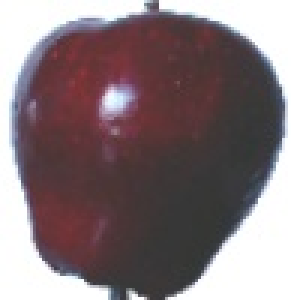
#> input picture 0_100.jpg, 100 x 100 px, found by its file name (shown 3 times larger)
$ jupyter execute KNN_fruit_data.ipynb
#> lines starting #> are read from the running program, lines starting #| are printed output that depends on the picture
<a href="https://colab.research.google.com/github/LBMH-lang/Nh-m_11_KNN/blob/main/KNN_fruit_data.ipynb" target="_parent"></a>

Import Thư viện và Dataset

[cell 1]
import numpy as np
import pandas as pd
import matplotlib.pyplot as plt
import seaborn as sns
import cv2
import os
from random import shuffle
from tqdm import tqdm
from PIL import Image
from sklearn.model_selection import train_test_split
from sklearn.neighbors import KNeighborsClassifier
from sklearn.metrics import accuracy_score

[cell 2]
from google.colab import drive
drive.mount("/content/drive")

[cell 3]
IMG = cv2.imread("/content/drive/MyDrive/fruit_data/image/Apple/0_100.jpg")
#> IMG is the input picture: shape (100, 100, 3); mean B, G, R 125.1, 121.6, 136.3
#chuyển đổi không gian màu của ảnh từ BGR (Blue-Green-Red) sang RGB (Red-Green-Blue)
rgb_image = cv2.cvtColor(IMG, cv2.COLOR_BGR2RGB)

[cell 4]
plt.imshow(rgb_image)
plt.axis('off')
plt.show()

[cell 5]
rop = cv2.resize(rgb_image,(100,100))
plt.imshow(rop)
plt.axis('off')
plt.show()

[cell 6]
image_size = 128
path = "/content/drive/MyDrive/fruit_data/image/Apple/0_100.jpg"
img = cv2.imread(path, cv2.IMREAD_GRAYSCALE)
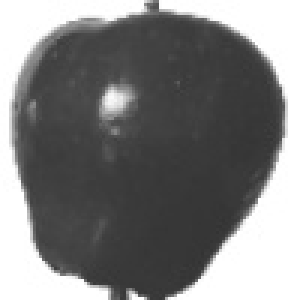
#> img: shape (100, 100) (shown 3 times larger); min 51, max 255, mean 126.5
img = cv2.resize(img, (image_size, image_size)).flatten()
#> img = 16384 values, max 255 at index 0, min 52 at index 11999, mean 126.4
np_img=np.asarray(img)
#> np_img has the same summary as img

plt.figure(figsize=(10,10))
plt.subplot(1, 2, 1)
plt.imshow(np_img.reshape(image_size, image_size))
plt.axis('off')
plt.subplot(1, 2, 2)
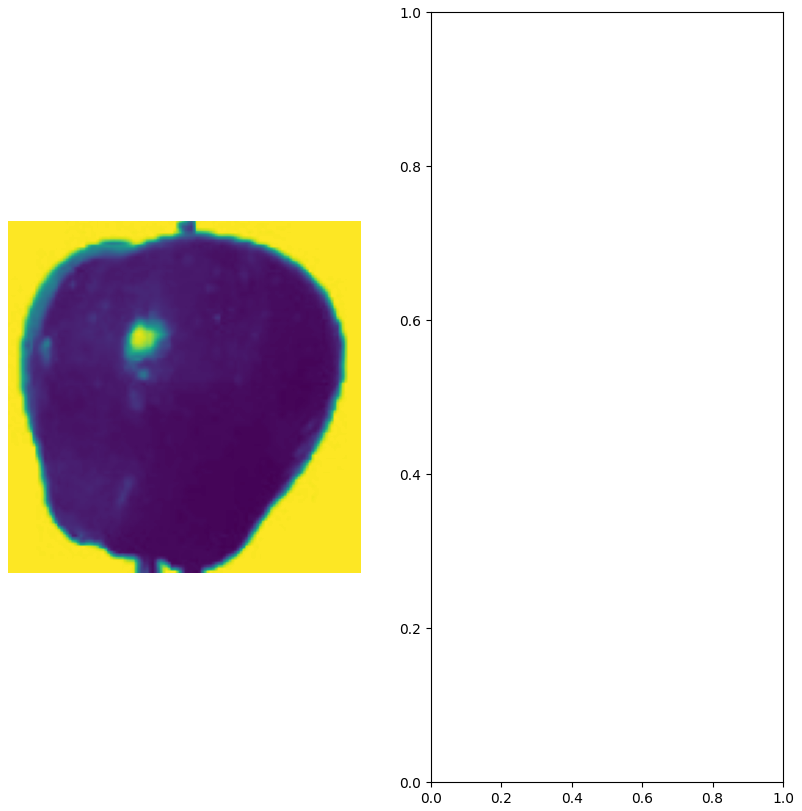
#> figure drawn by matplotlib, 1 panel

[cell 7]
fruits=pd.read_table('/content/drive/MyDrive/fruit_data/FRUITS_DATA.txt')
#> (reads FRUITS_DATA.txt from the repository)

Sau khi đã Load được dataset, ta kiểm tra 5 dòng đầu của dữ liệu như thế nào

[cell 8]
fruits.head()

[cell 9]
# Chuyển từ giá trị nhãn trái cây sang tên trái cây để giúp diễn giải kết quả dễ dàng hơn
predct = dict(zip(fruits.fruit_label.unique(), fruits.fruit_name.unique()))
predct

Bộ dữ liệu có bảy cột chứa thông tin về trái cây. Mỗi quả được mô tả với bốn đặc điểm, tức là 1) khối lượng quả 2) chiều rộng của quả 3) chiều cao và 4) điểm màu của quả là gì. Bây giờ chúng ta phải kiểm tra xem có bao nhiêu loại trái cây có trong dữ liệu.

[cell 10]
fruits['fruit_name'].value_counts()

Chúng ta thấy rằng dataset chứa ba loại trái cây. Táo có 19 mục, cam có 19 mục, chanh có 16 mục.

Bây giờ ta sẽ lưu trữ tất cả dữ liệu trên ba khung dữ liệu khác nhau.

[cell 11]
apple_data=fruits[fruits['fruit_name']=='apple']
orange_data=fruits[fruits['fruit_name']=='orange']
lemon_data=fruits[fruits['fruit_name']=='lemon']

[cell 12]
apple_data.head()

[cell 13]
orange_data.head()

[cell 14]
lemon_data.head()

Bằng cách xem xét dữ liệu trên, ta thấy rằng đối với mỗi loại trái cây đều có một nhãn_quả. Đối với táo là 1, đối với cam là 3 và đối với chanh là 4. Bây giờ ta sẽ trực quan hóa dữ liệu này trên các plot để khám phá thêm.

[cell 15]
plt.scatter(fruits['width'],fruits['height'])
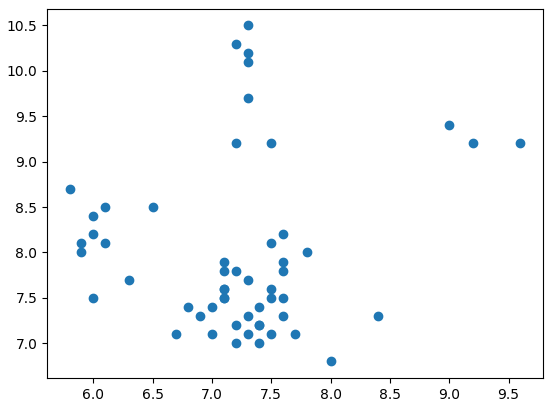
#> figure drawn by matplotlib, 1 panel

[cell 16]
plt.scatter(fruits['mass'],fruits['color_score'])
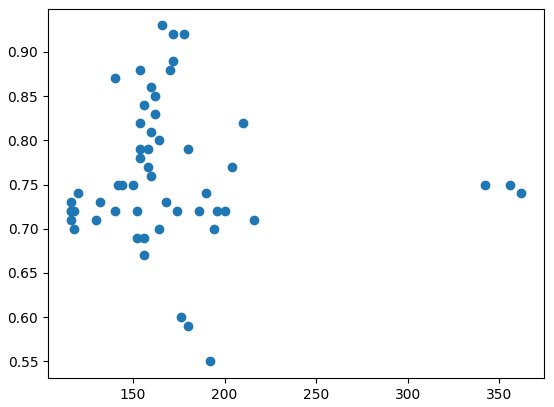
#> figure drawn by matplotlib, 1 panel

[cell 17]
plt.plot(fruits['height'],label='Height')
plt.plot(fruits['width'],label='Width')
plt.legend()
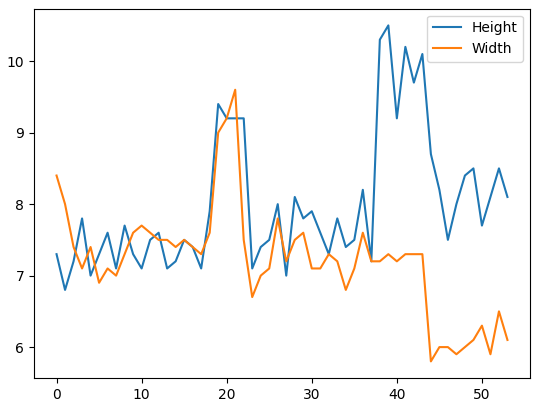
#> figure drawn by matplotlib, 1 panel; curve peaks at x = 39, y = 10.5; curve peaks at x = 21, y = 9.6
